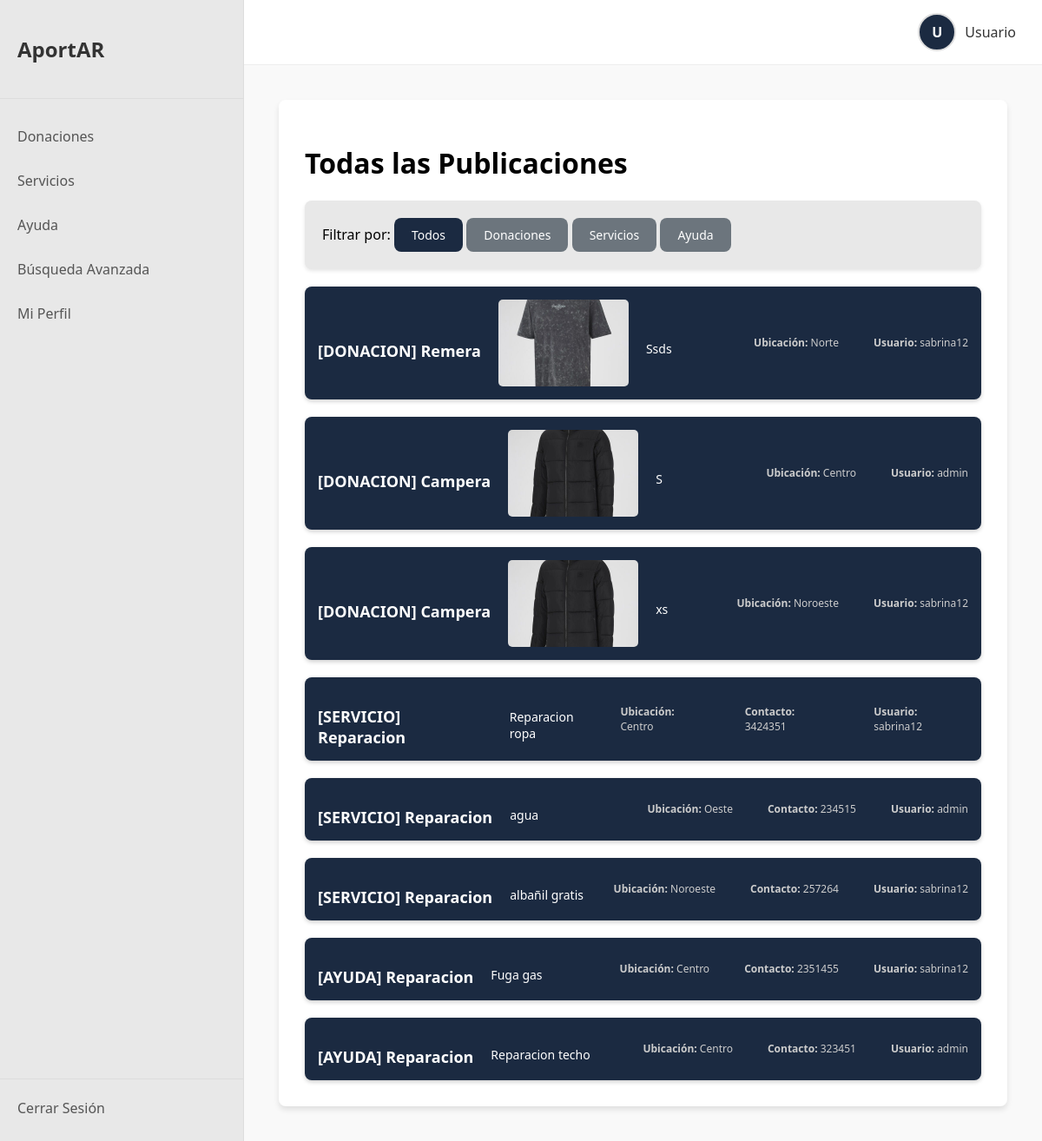
/busqueda_avanzada, run on the app's committed database.
### models/user.py (models this page shows, shortened)
class Donacion(db.Model):
    __tablename__ = 'donaciones'
    id = db.Column(db.Integer, primary_key=True)
    titulo = db.Column(db.String(200), nullable=False)
    descripcion = db.Column(db.Text, nullable=False)
    ubicacion = db.Column(db.String(200), nullable=False)
    imagen = db.Column(db.String(200), nullable=True)
    fecha_creacion = db.Column(db.DateTime, default=datetime.utcnow)
    user_id = db.Column(db.Integer, db.ForeignKey('users.id'), nullable=False)

class User(db.Model):
    __tablename__ = 'users'
    id = db.Column(db.Integer, primary_key=True)
    username = db.Column(db.String(50), unique=True, nullable=False)
    password_hash = db.Column(db.String(100), nullable=False)
    nombre = db.Column(db.String(100), nullable=False)
    apellido = db.Column(db.String(100), nullable=False)
    dni = db.Column(db.String(20), nullable=False)
    distrito = db.Column(db.String(100), nullable=False)
    email = db.Column(db.String(100), unique=True, nullable=False)
    intereses = db.Column(db.String(200), nullable=True)
    donaciones = db.relationship('Donacion', backref='usuario', lazy=True)
    servicios = db.relationship('Servicio', backref='usuario', lazy=True)
    ayudas = db.relationship('Ayuda', backref='usuario', lazy=True)

class Servicio(db.Model):
    __tablename__ = 'servicios'
    id = db.Column(db.Integer, primary_key=True)
    titulo = db.Column(db.String(200), nullable=False)
    descripcion = db.Column(db.Text, nullable=False)
    ubicacion = db.Column(db.String(200), nullable=False)
    contacto = db.Column(db.String(200), nullable=False)
    imagen = db.Column(db.String(200), nullable=True)
    fecha_creacion = db.Column(db.DateTime, default=datetime.utcnow)
    user_id = db.Column(db.Integer, db.ForeignKey('users.id'), nullable=False)

class Ayuda(db.Model):
    __tablename__ = 'ayuda'
    id = db.Column(db.Integer, primary_key=True)
    titulo = db.Column(db.String(200), nullable=False)
    descripcion = db.Column(db.Text, nullable=False)
    ubicacion = db.Column(db.String(200), nullable=False)
    contacto = db.Column(db.String(200), nullable=False)
    imagen = db.Column(db.String(200), nullable=True)
    fecha_creacion = db.Column(db.DateTime, default=datetime.utcnow)
    user_id = db.Column(db.Integer, db.ForeignKey('users.id'), nullable=False)

### app.py (the view)
@app.route('/busqueda_avanzada')
def busqueda_avanzada():
    tipo_busqueda = request.args.get('tipo', 'todos').lower()
    publicaciones = []
    if tipo_busqueda == 'donacion' or tipo_busqueda == 'todos':
        donaciones = Donacion.query.all()
        for d in donaciones:
            publicaciones.append({
                'tipo': 'donacion',
                'titulo': d.titulo,
                'descripcion': d.descripcion,
                'ubicacion': d.ubicacion,
                'imagen': d.imagen,
                'usuario': User.query.get(d.user_id).username
            })
    if tipo_busqueda == 'servicio' or tipo_busqueda == 'todos':
        servicios = Servicio.query.all()
        for s in servicios:
            publicaciones.append({
                'tipo': 'servicio',
                'titulo': s.titulo,
                'descripcion': s.descripcion,
                'ubicacion': s.ubicacion,
                'contacto': s.contacto,
                'usuario': User.query.get(s.user_id).username
            })
    if tipo_busqueda == 'ayuda' or tipo_busqueda == 'todos':
        ayudas = Ayuda.query.all()
        for a in ayudas:
            publicaciones.append({
                'tipo': 'ayuda',
                'titulo': a.titulo,
                'descripcion': a.descripcion,
                'ubicacion': a.ubicacion,
                'contacto': a.contacto,
                'imagen': a.imagen,
                'usuario': User.query.get(a.user_id).username
            })
    return render_template('busqueda_avanzada.html', publicaciones=publicaciones, tipo_busqueda=tipo_busqueda)

### templates/busqueda_avanzada.html (shortened to what this page needs)
{% extends "base.html" %}
{% block head %}
    <link rel="stylesheet" href="{{ url_for('static', filename='busqueda.css') }}">
{% endblock %}
{% block content %}
<div class="content-list-container">
    <h1>Todas las Publicaciones</h1>
    <div class="busqueda-filtros">
        <span>Filtrar por:</span>
        <a href="{{ url_for('busqueda_avanzada', tipo='todos') }}" class="btn {% if tipo_busqueda == 'todos' %}active-filter{% else %}btn-secondary{% endif %}">Todos</a>
        <a href="{{ url_for('busqueda_avanzada', tipo='donacion') }}" class="btn {% if tipo_busqueda == 'donacion' %}active-filter{% else %}btn-secondary{% endif %}">Donaciones</a>
        <a href="{{ url_for('busqueda_avanzada', tipo='servicio') }}" class="btn {% if tipo_busqueda == 'servicio' %}active-filter{% else %}btn-secondary{% endif %}">Servicios</a>
        <a href="{{ url_for('busqueda_avanzada', tipo='ayuda') }}" class="btn {% if tipo_busqueda == 'ayuda' %}active-filter{% else %}btn-secondary{% endif %}">Ayuda</a>
    </div>
    <div class="lista-publicaciones">
        {% if publicaciones %}
            {% for p in publicaciones %}
            <div class="publicacion-global publicacion-{{ p.tipo }}">
                <h3>[{{ p.tipo.upper() }}] {{ p.titulo }}</h3>
                {% if p.imagen and p.tipo == 'donacion' %}
                <img src="{{ url_for('static', filename='uploads/' + p.imagen) }}" alt="{{ p.titulo }}">
                {% endif %}
                <p>{{ p.descripcion }}</p>
                <small><strong>Ubicación:</strong> {{ p.ubicacion }}</small><br>
                {% if p.contacto %}
                <small><strong>Contacto:</strong> {{ p.contacto }}</small><br>
                {% endif %}
                <small><strong>Usuario:</strong> {{ p.usuario }}</small>
            </div>
            {% endfor %}
        {% else %}
            <p>No se encontraron publicaciones que coincidan con los filtros.</p>
        {% endif %}
    </div>
</div>
{% endblock %}

### templates/base.html (shortened to what this page needs)
<!DOCTYPE html>
<html lang="es">
<head>
    <link rel="stylesheet" href="{{ url_for('static', filename='style.css') }}">
    {% block head %}{% endblock %}
</head>
<body>
    <div class="container">
        <div class="sidebar">
            <div class="logo">
                <h2>AportAR</h2>
            </div>
            <nav class="nav-menu">
                <div class="menu-item">
                    <div class="menu-header">
                        <span>Donaciones</span>
                    </div>
                </div>
                <div class="menu-item">
                    <div class="menu-header">
                        <span>Servicios</span>
                    </div>
                </div>
                <div class="menu-item">
                    <div class="menu-header">
                        <span>Ayuda</span>
                    </div>
                </div>
                <div class="menu-item single">
                    <a href="/busqueda">
                        <span>Búsqueda Avanzada</span>
                    </a>
                </div>
                <div class="menu-item single">
                    <a href="/perfil">
                        <span>Mi Perfil</span>
                    </a>
                </div>
            </nav>
            <div class="bottom-menu">
                <div class="menu-item single">
                    <a href="{{ url_for('logout') }}">
                        <span>Cerrar Sesión</span>
                    </a>
                </div>
            </div>
        </div>
        <div class="main-content">
            <div class="top-header">
                <div class="user-profile">
                    <div class="user-info">
                        <div class="avatar">{{ session.username[0].upper() if session.username else 'U' }}</div>
                        <span class="username">{{ session.username if session.username else 'Usuario' }}</span>
                    </div>
                </div>
            </div>
            <div class="content-area">
                {% block content %}{% endblock %}
            </div>
        </div>
    </div>
</body>
</html>

### static/style.css (style rules this page uses)
body { margin: 0; font-family: "Segoe UI", Tahoma, Geneva, Verdana, sans-serif; background-color: #f8f9fa; }
.container { display: flex; height: 100vh; }
.sidebar { width: 280px; background-color: #e8e8e8; display: flex; flex-direction: column; border-right: 1px solid #ddd; }
.logo { padding: 20px; border-bottom: 1px solid #ddd; }
.logo h2 { color: #333; font-size: 24px; font-weight: bold; }
.nav-menu { flex: 1; padding: 20px 0; }
.menu-item { margin-bottom: 5px; }
.menu-header { display: flex; align-items: center; padding: 12px 20px; cursor: pointer; color: #555; font-weight: 500; transition: background-color 0.2s; }
.menu-item.single a { display: flex; align-items: center; padding: 12px 20px; color: #555; text-decoration: none; font-weight: 500; transition: background-color 0.2s; }
.bottom-menu { border-top: 1px solid #ddd; padding: 10px 0; }
.main-content { flex: 1; display: flex; flex-direction: column; background-color: #f9f9f9; }
.top-header { background-color: white; padding: 15px 30px; border-bottom: 1px solid #eee; display: flex; justify-content: flex-end; align-items: center; }
.user-profile { display: flex; align-items: center; gap: 20px; }
.user-info { display: flex; align-items: center; gap: 10px; cursor: pointer; }
.avatar { width: 40px; height: 40px; border-radius: 50%; border: 2px solid #ddd; background-color: #1b2a41; color: white; display: flex; align-items: center; justify-content: center; font-weight: bold; font-size: 16px; }
.username { font-weight: 500; color: #333; }
.content-area { flex: 1; padding: 40px; overflow-y: auto; }
.btn, .btn-primary, .btn-secondary, .btn-edit, .btn-delete, .btn-add { all: unset; padding: 10px 20px; border: none; border-radius: 8px; cursor: pointer; font-size: 14px; text-align: center; text-decoration: none; display: inline-block; transition: background-color 0.2s; color: white; font-weight: 400; }
.btn-secondary { background-color: #6c757d; }
.form-container, .content-list-container { background: #fff; padding: 30px; border-radius: 8px; box-shadow: 0 4px 6px rgba(0, 0, 0, 0.1); }
.card, .publicacion-global { background: #1b2a41; color: white; padding: 15px; border-radius: 8px; box-shadow: 0 2px 5px rgba(0, 0, 0, 0.2); display: flex; flex-direction: column; height: 100%; }

### static/busqueda.css (style rules this page uses)
.busqueda-filtros { display: block; gap: 15px; align-items: center; margin-bottom: 20px; padding: 20px; background-color: #e8e8e8; border-radius: 8px; box-shadow: 0 2px 4px rgba(0, 0, 0, 0.1); }
.lista-publicaciones { display: flex; flex-direction: column; gap: 20px; }
.publicacion-global { background: #1b2a41; color: white; padding: 15px; border-radius: 8px; box-shadow: 0 2px 5px rgba(0, 0, 0, 0.2); display: flex; flex-direction: row; align-items: center; gap: 20px; height: 100% }
.publicacion-global h3 { margin-bottom: 0; font-size: 18px; min-width: 150px; }
.publicacion-global p { margin-bottom: 0; flex-grow: 1; font-size: 14px; }
.publicacion-donacion img { width: 150px; height: 100px; object-fit: cover; border-radius: 5px; margin-bottom: 0; }
.publicacion-global small { display: block; font-size: 12px; color: #ccc; margin-bottom: 0; }
.active-filter { background-color: #1b2a41; }

### data on the page
Donacion: titulo "Remera", imagen (picture), descripcion "Ssds", ubicacion "Norte"
User: usuario "sabrina12" "sabrina12" "sabrina12" "sabrina12" "sabrina12"
Donacion: titulo "Campera", imagen (picture), ubicacion "Centro"
User: usuario "admin" "admin" "admin"
Donacion: titulo "Campera", imagen (picture), descripcion "xs", ubicacion "Noroeste"
Servicio: titulo "Reparacion", descripcion "Reparacion ropa", ubicacion "Centro", contacto "3424351"
Servicio: titulo "Reparacion", descripcion "agua", ubicacion "Oeste", contacto "234515"
Servicio: titulo "Reparacion", descripcion "albañil gratis", ubicacion "Noroeste", contacto "257264"
Ayuda: titulo "Reparacion", descripcion "Fuga gas", ubicacion "Centro", contacto "2351455"
Ayuda: titulo "Reparacion", descripcion "Reparacion techo", ubicacion "Centro", contacto "323451"

### other printed values
{{ session.username[0].upper() if session.username else 'U' }} "U"
{{ session.username if session.username else 'Usuario' }} "Usuario"
{{ p.tipo.upper() }} "DONACION" "DONACION" "DONACION" "SERVICIO" "SERVICIO" "SERVICIO" "AYUDA" "AYUDA"
{{ p.descripcion }} "S"
